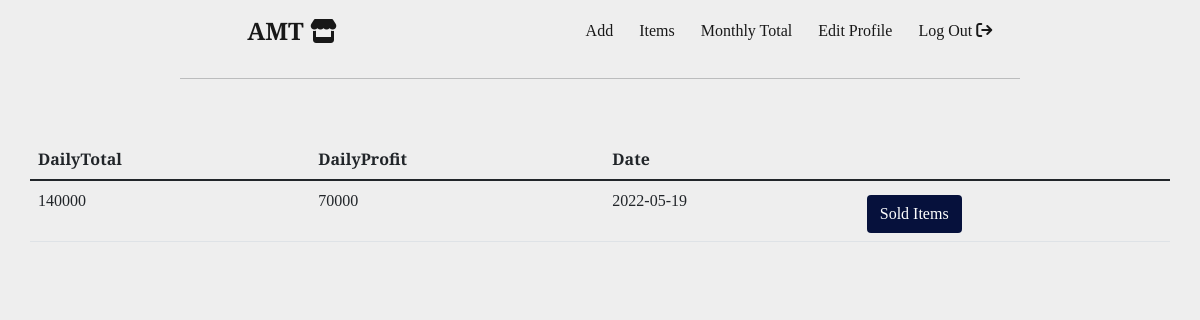
Page /daily_total/2022-05-19 (signed in) on the committed database.
### main.py (models this page shows)
class DailyTotal(db.Model):
    id = db.Column(db.Integer, primary_key=True)
    daily = db.Column(db.Integer, nullable=False)
    daily_profit = db.Column(db.Float, nullable=False)
    date = db.Column(db.Date, nullable=False)

### main.py (the view)
@app.route('/daily_total/<year_month>')
def daily_total(year_month):
    requested_year, requested_month = int(year_month.split('-')[0]), int(year_month.split('-')[1])
    start_date = datetime.strptime(f'{requested_year}-{requested_month}-1', '%Y-%m-%d')
    if (requested_year % 400 == 0) and (requested_year % 100 == 0) and requested_month == 2:
        end_date = datetime.strptime(f'{requested_year}-{requested_month}-29', '%Y-%m-%d')
    elif (requested_year % 4 == 0) and (requested_year % 100 != 0) and requested_month == 2:
        end_date = datetime.strptime(f'{requested_year}-{requested_month}-29', '%Y-%m-%d')
    elif requested_month in [4, 6, 9, 11]:
        end_date = datetime.strptime(f'{requested_year}-{requested_month}-30', '%Y-%m-%d')
    else:
        end_date = datetime.strptime(f'{requested_year}-{requested_month}-31', '%Y-%m-%d')
    sold_item = Sale.query.filter_by(date=datetime.now().date()).all()
    first_daily_total = DailyTotal.query.filter_by(date=datetime.now().date()).all()
    print(first_daily_total, 1)
    total_money, total_profit = 0, 0
    print(total_profit, 2)
    for i in sold_item:
        total_money += i.price
        total_profit += i.total
    if not first_daily_total:
        add_total = DailyTotal(
            daily=total_money,
            daily_profit=total_profit,
            date=datetime.now()
        )
        db.session.add(add_total)
        db.session.commit()
    else:
        for i in first_daily_total:
            i.daily = total_money
            i.daily_profit = total_profit
            i.date = datetime.now()
            db.session.commit()
    new_total = DailyTotal.query.filter(DailyTotal.date.between(start_date, end_date)).all()
    return render_template('daily_total.html', total=new_total)

### main.py (called while the page is built)
@login_manager.user_loader
def load_user(user):
    return User.query.get(int(user))

### templates/daily_total.html
{% include 'header.html' %}
<table class="table container sale-table">
    <thead>
        <tr>
            <th scope="col">DailyTotal</th>
            <th scope="col">DailyProfit</th>
            <th scope="col">Date</th>
        </tr>
    </thead>
    <tbody>
        {% for i in total %}
        <tr>
            <td>{{ i.daily | int}}</td>
            <td>{{ i.daily_profit | int }}</td>
            <td>{{ i.date }}</td>
            <td><a class='btn search-button' id="submit" href="{{ url_for('sold_items', date=i.date) }}">Sold Items</a></td>
        </tr>
        {% endfor %}
    </tbody>
</table>
{% include 'footer.html' %}

### static/css/styles.css (style rules this page uses)
body { background-color: #EEEEEE; font-family: 'Merriweather', serif; }
a { text-decoration: none; color: white; }
#submit { margin-top: 2%; font-family: 'Merriweather', serif; background-color: #06113C; color: white; }
.sale-table { margin-top: 5%; }

### rows in the picture
DailyTotal: daily "140000", daily_profit "70000", date "2022-05-19"
